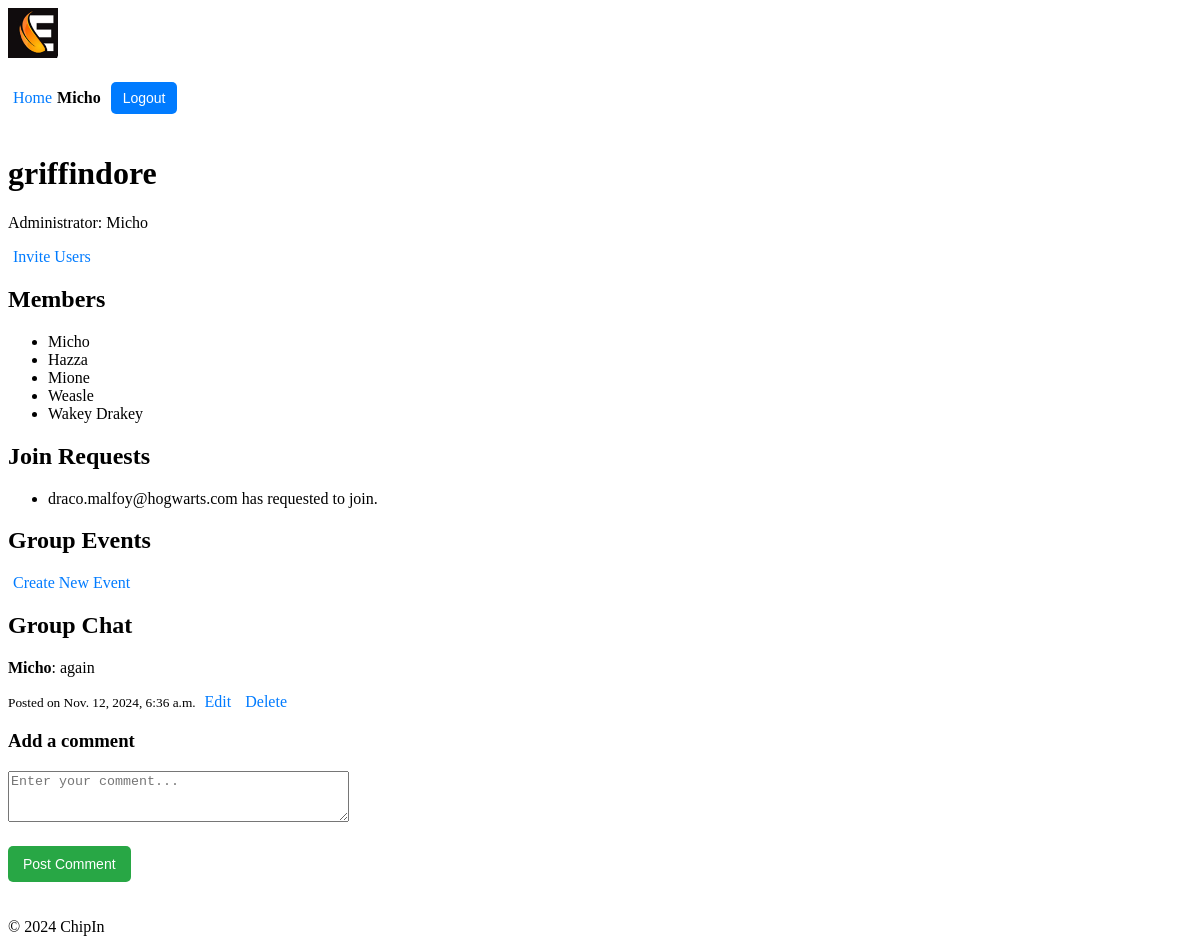
The page /chipin/group/2/ (signed in) on the database as committed earlier.
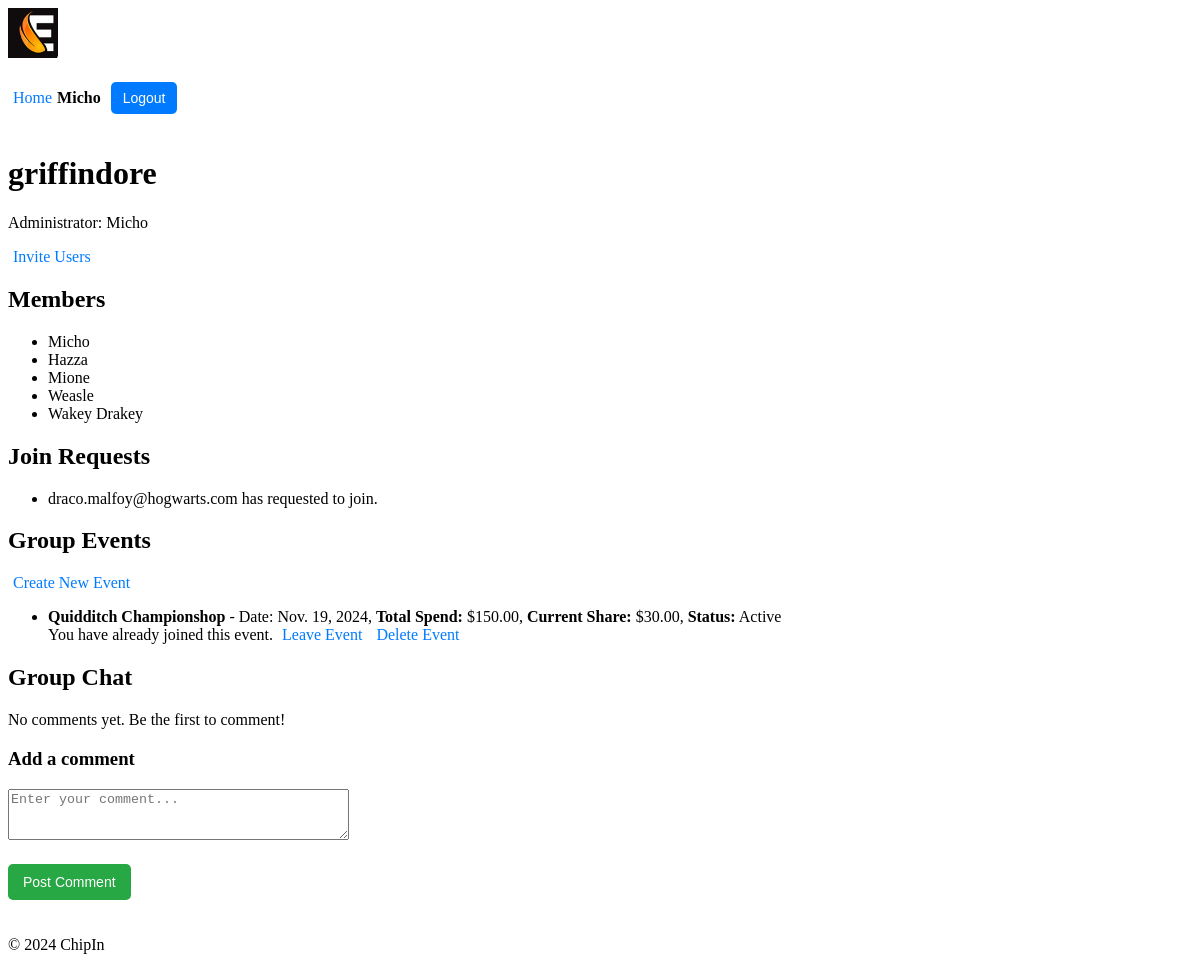
The same page on the database as committed later.
### users/models.py (models this page shows, shortened)
class Profile(models.Model):
    user = models.OneToOneField(User, on_delete=models.CASCADE)
    first_name = models.CharField(max_length=30)
    surname = models.CharField(max_length=30)
    nickname = models.CharField(max_length=30, unique=True, null=False, blank=False)
    max_spend = models.DecimalField(max_digits=10, decimal_places=2, default=100.00)  # Max spend for each event
    balance = models.DecimalField(max_digits=10, decimal_places=2, default=100.00)  # User's current balance

### chipin/models.py (models this page shows, shortened)
class Group(models.Model):
    name = models.CharField(max_length=100)
    admin = models.ForeignKey(User, related_name='admin_groups', on_delete=models.CASCADE)
    members = models.ManyToManyField(User, related_name='group_memberships', blank=True)
    invited_users = models.ManyToManyField(User, related_name='pending_invitations', blank=True)

class GroupJoinRequest(models.Model):
    user = models.ForeignKey(User, on_delete=models.CASCADE)
    group = models.ForeignKey(Group, on_delete=models.CASCADE, related_name='join_requests')
    is_approved = models.BooleanField(default=False)
    votes = models.ManyToManyField(User, related_name='votes', blank=True)  # Tracks users who voted
    created_at = models.DateTimeField(auto_now_add=True)

class Comment(models.Model):
    user = models.ForeignKey(User, on_delete=models.CASCADE)  # User who posted the comment
    group = models.ForeignKey(Group, related_name='comments', on_delete=models.CASCADE)  # Group associated with the comment
    content = models.TextField()  # The comment content
    created_at = models.DateTimeField(auto_now_add=True)  # Timestamp when the comment was posted
    updated_at = models.DateTimeField(auto_now=True)  # Timestamp for the latest update

class Event(models.Model):
    name = models.CharField(max_length=100)
    date = models.DateField()
    total_spend = models.DecimalField(max_digits=10, decimal_places=2)
    status = models.CharField(max_length=20, default='Pending')  # Can be 'Pending' or 'Active'
    group = models.ForeignKey(Group, related_name='events', on_delete=models.CASCADE)
    members = models.ManyToManyField(User, related_name='event_memberships', blank=True)
    def calculate_share(self):
        members_count = self.group.members.count()
        if members_count == 0:
            return 0
        return self.total_spend / members_count

### chipin/views.py (the view)
# urls.py: path('group/<int:group_id>/', views.group_detail, name='group_detail'),
@login_required
def group_detail(request, group_id, edit_comment_id=None):
    group = get_object_or_404(Group, id=group_id)
    comments = group.comments.all().order_by('-created_at')  # Fetch all comments for the group
    events = group.events.all()  # Fetch all events associated with the group
    if edit_comment_id: # Fetch the comment to edit, if edit_comment_id is provided
        comment_to_edit = get_object_or_404(Comment, id=edit_comment_id)
        if comment_to_edit.user != request.user:
            return redirect('chipin:group_detail', group_id=group.id)
    else:
        comment_to_edit = None
    if request.method == 'POST':
        if comment_to_edit: # Editing an existing comment
            form = CommentForm(request.POST, instance=comment_to_edit)
        else: # Adding a new comment
            form = CommentForm(request.POST)
        if form.is_valid():
            comment = form.save(commit=False)
            comment.user = request.user
            comment.group = group
            comment.save()
            return redirect('chipin:group_detail', group_id=group.id)
    else:
        form = CommentForm(instance=comment_to_edit) if comment_to_edit else CommentForm()
    event_share_info = {}
    for event in events:
        event_share = event.calculate_share()
        user_eligible = request.user.profile.max_spend >= event_share
        user_has_joined = request.user in event.members.all()  # Check if the user has already joined the event
        event_share_info[event] = {
            'share': event_share,
            'eligible': user_eligible,
            'status': event.status,
            'joined': user_has_joined
        }
    return render(request, 'chipin/group_detail.html', {
        'group': group,
        'comments': comments,
        'form': form,
        'comment_to_edit': comment_to_edit,
        'events': events,
        'event_share_info': event_share_info,
    })

### chipin/forms.py (shortened to what this page needs)
class CommentForm(forms.ModelForm):
    class Meta:
        model = Comment
        fields = ['content']
        widgets = {
            'content': forms.Textarea(attrs={'rows': 3, 'placeholder': 'Enter your comment...'})
        }

### chipin/context_processors.py (called while the page is built)
def user_profile(request):
    if request.user.is_authenticated:
        try:
            return {'nickname': request.user.profile.nickname}
        except Profile.DoesNotExist:
            return {'nickname': request.user.username}  # Fallback to username if no profile exists
    return {}

### chipin/templates/chipin/group_detail.html (shortened to what this page needs)
{% extends 'chipin/base.html' %}
{% block content %}
    <h1>{{ group.name }}</h1>
    <p>Administrator: {{ group.admin.profile.nickname }}</p>
    {% if request.user == group.admin %}
        <a href="{% url 'chipin:invite_users' group.id %}">Invite Users</a>
    {% endif %}
    <h2>Members</h2>
    <ul>
        {% for member in group.members.all %}
        <li>{{ member.profile.nickname }}</li>
        {% endfor %}
    </ul>
    {% if request.user in group.members.all %}
        <h2>Join Requests</h2>
        <ul>
            {% for request in group.join_requests.all %}
                <li>{{ request.user.username }} has requested to join.</li>
            {% endfor %}
        </ul>
    {% endif %}
    <h2>Group Events</h2>
    {% if request.user == group.admin %}
        <a href="{% url 'chipin:create_event' group.id %}" class="btn btn-primary">Create New Event</a>
    {% endif %}
    <ul>
        {% for event, info in event_share_info.items %}
            <li>
                <strong>{{ event.name }}</strong> - Date: {{ event.date }},
                <strong>Total Spend:</strong> ${{ event.total_spend }},
                <strong>Current Share:</strong> ${{ info.share }},
                <strong>Status:</strong> <span class="event-status">{{ info.status }}</span><br>
                {% if info.joined %}
                    <span class="joined">You have already joined this event.</span>
                    <a href="{% url 'chipin:leave_event' group.id event.id %}" class="btn btn-warning" onclick="return confirm('Are you sure you want to leave this event?');">Leave Event</a>
                {% endif %}
                {% if request.user == group.admin %}
                    <a href="{% url 'chipin:delete_event' group.id event.id %}" class="btn btn-danger" onclick="return confirm('Are you sure you want to delete this event?');">Delete Event</a>
                {% endif %}
            </li>
        {% endfor %}
    </ul>
    <h2>Group Chat</h2>
    <div class="comments-section">
        {% for comment in comments %}
            <div class="comment">
                <p><strong>{{ comment.user.profile.nickname }}</strong>: {{ comment.content }}</p>
                <small>Posted on {{ comment.created_at }}</small>
                {% if comment.user == request.user or request.user == group.admin %}
                    <a href="{% url 'chipin:edit_comment' group.id comment.id %}">Edit</a>
                    <a href="{% url 'chipin:delete_comment' comment.id %}" onclick="return confirm('Are you sure?')">Delete</a>
                {% endif %}
            </div>
        {% empty %}
            <p>No comments yet. Be the first to comment!</p>
        {% endfor %}
    </div>
    <h3>{% if comment_to_edit %}Edit Comment{% else %}Add a comment{% endif %}</h3>
    <form method="POST">
        <div class="form-group">
            {{ form.content }}
        </div>
        <button type="submit">{% if comment_to_edit %}Save Comment{% else %}Post Comment{% endif %}</button>
    </form>
{% endblock %}

### chipin/templates/chipin/base.html (shortened to what this page needs)
{% load static %}
<!DOCTYPE html>
<html lang="en">
<head>
    <link rel="stylesheet" href="{% static 'chipin/styles.css' %}">
</head>
<body>
    <header>
        <div class="logo">
            <img src="{% static 'chipin/logo_90.jpg' %}" alt="ChipIn Logo">
        </div>
        <div class="user-info">
            {% if request.user.is_authenticated %}
                <a href="{% url 'chipin:home' %}">Home</a> <span>{{ request.user.profile.nickname }}</span>
                <form action="{% url 'users:logout' %}" method="post">
                    <button type="submit">Logout</button>
                </form>
            {% else %}
                <a href="{% url 'users:login' %}">Login</a> <a href="{% url 'users:register' %}">Register</a>
            {% endif %}
        </div>
    </header>
    <main>
        {% block content %}
        {% endblock %}
    </main>
    <footer>
        <p>&copy; 2024 ChipIn</p>
    </footer>
</body>
</html>

### chipin/static/chipin/styles.css (style rules this page uses)
.logo img { max-height: 50px; }
.user-info { display: flex; align-items: center; font-size: 16px; }
.user-info span { margin-right: 10px; font-weight: bold; }
.user-info button { background-color: #007BFF; color: white; border: none; padding: 8px 12px; cursor: pointer; border-radius: 5px; font-size: 14px; }
button { background-color: #28a745; color: white; border: none; padding: 10px 15px; cursor: pointer; border-radius: 5px; font-size: 14px; margin-top: 20px; margin-bottom: 20px; }
a { color: #007BFF; text-decoration: none; padding: 5px }

Rows that differ between the two databases and show on the page:
removed Comment: user.profile.nickname "Micho", content "again", created_at "Nov. 12, 2024, 6:36 a.m.", shows "Edit"
added Event: name "Quidditch Championshop", date "Nov. 19, 2024", total_spend "150.00", share "30.00", status "Active"
Other text that changed with them:
text now shown: "No comments yet. Be the first to comment!"
